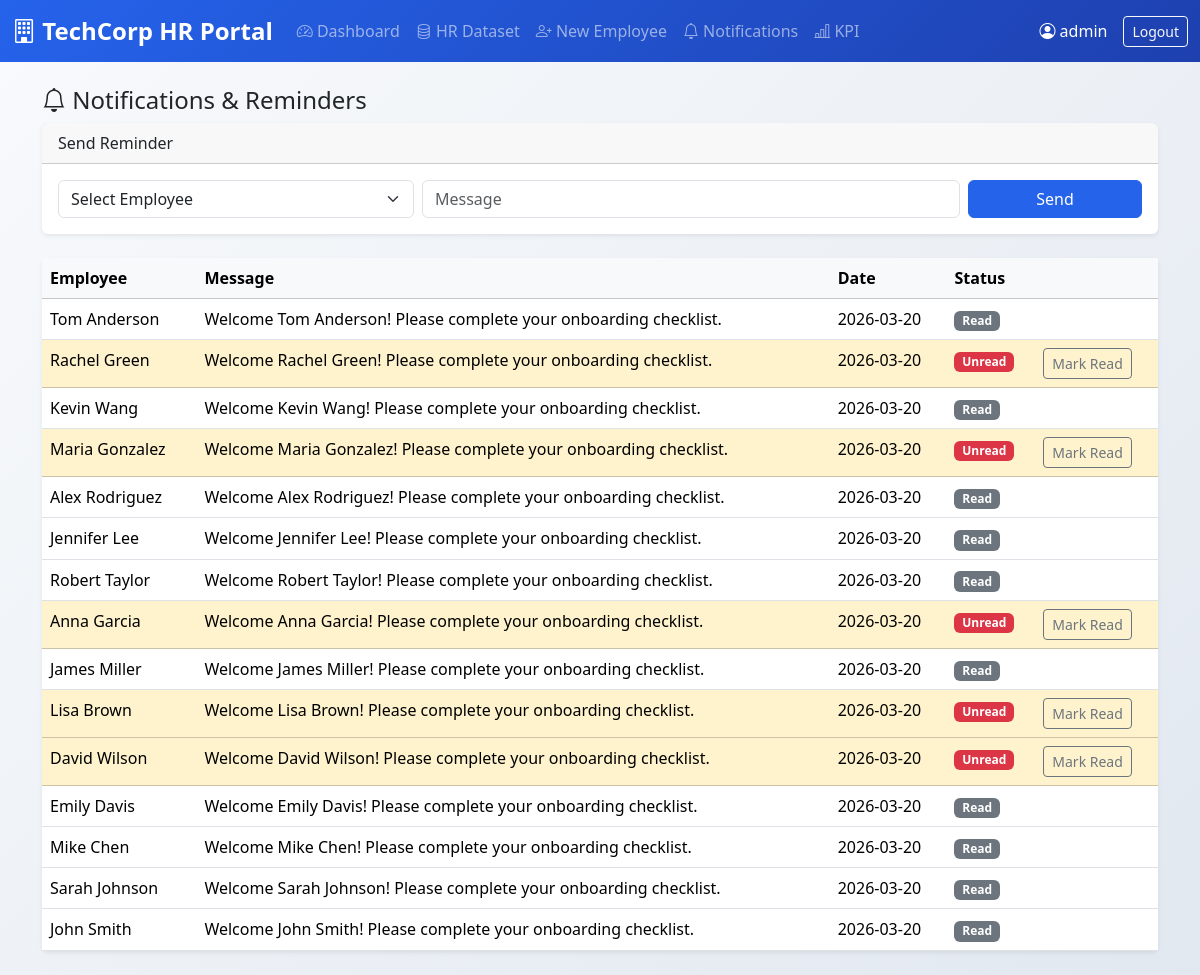
Page /notifications (signed in) on the committed database.
### tables this page shows
CREATE TABLE notifications(id INTEGER PRIMARY KEY, employee_id INTEGER, message TEXT, created_at TEXT, is_read INTEGER DEFAULT 0);

CREATE TABLE employees(id INTEGER PRIMARY KEY, name TEXT, department TEXT, position TEXT, start_date TEXT);

### app.py (the view)
@app.route("/notifications")
@login_required
def notifications():
    conn = get_db()
    rows = conn.execute(
        "SELECT n.id, e.name, n.message, n.created_at, n.is_read, n.employee_id "
        "FROM notifications n JOIN employees e ON n.employee_id=e.id ORDER BY n.id DESC"
    ).fetchall()
    conn.close()
    return render_template("notifications.html", notifications=rows)

### app.py (called while the page is built)
def get_db():
    return sqlite3.connect(DB)

def login_required(f):
    from functools import wraps
    @wraps(f)
    def wrapper(*args, **kwargs):
        if "user" not in session:
            return redirect("/")
        return f(*args, **kwargs)
    return wrapper

### templates/notifications.html (shortened to what this page needs)
{% extends "base.html" %}
{% block content %}
<h4><i class="bi bi-bell"></i> Notifications & Reminders</h4>
<div class="card shadow-sm mb-4">
  <div class="card-header">Send Reminder</div>
  <div class="card-body">
    <form method="post" action="/notify/send" class="row g-2">
      <div class="col-md-4">
        <select class="form-select" name="employee_id" required>
          <option value="" disabled selected>Select Employee</option>
        </select>
      </div>
      <div class="col-md-6">
        <input class="form-control" name="message" placeholder="Message" required>
      </div>
      <div class="col-md-2">
        <button class="btn btn-primary w-100">Send</button>
      </div>
    </form>
  </div>
</div>
<div class="card shadow-sm">
  <table class="table table-hover mb-0">
    <thead class="table-light">
      <tr><th>Employee</th><th>Message</th><th>Date</th><th>Status</th><th></th></tr>
    </thead>
    <tbody>
      {% for n in notifications %}
      <tr class="{% if not n[4] %}table-warning{% endif %}">
        <td>{{ n[1] }}</td>
        <td>{{ n[2] }}</td>
        <td>{{ n[3] }}</td>
        <td><span class="badge {% if n[4] %}bg-secondary{% else %}bg-danger{% endif %}">{% if n[4] %}Read{% else %}Unread{% endif %}</span></td>
        <td>
          {% if not n[4] %}
          <a href="/notify/read/{{ n[0] }}" class="btn btn-sm btn-outline-secondary">Mark Read</a>
          {% endif %}
        </td>
      </tr>
      {% else %}
      <tr><td colspan="5" class="text-center text-muted">No notifications.</td></tr>
      {% endfor %}
    </tbody>
  </table>
</div>
{% endblock %}

### templates/base.html (style rules this page uses)
:root { --primary-color: #2563eb; --secondary-color: #1e40af; --accent-color: #3b82f6; --success-color: #059669; --warning-color: #d97706; --danger-color: #dc2626; }
.btn-primary { background: var(--primary-color); border-color: var(--primary-color); }
.card { box-shadow: 0 4px 6px -1px rgba(0, 0, 0, 0.1); border: none; }
body { background: linear-gradient(135deg, #f8fafc 0%, #e2e8f0 100%); min-height: 100vh; }

### rows in the picture
notifications: name "Tom Anderson", message "Welcome Tom Anderson! Please complete your onboarding checklist.", created_at "2026-03-20", is_read "Read"
notifications: name "Rachel Green", message "Welcome Rachel Green! Please complete your onboarding checklist.", created_at "2026-03-20", is_read "Unread"
notifications: name "Kevin Wang", message "Welcome Kevin Wang! Please complete your onboarding checklist.", created_at "2026-03-20", is_read "Read"
notifications: name "Maria Gonzalez", message "Welcome Maria Gonzalez! Please complete your onboarding checklist.", created_at "2026-03-20", is_read "Unread"
notifications: name "Alex Rodriguez", message "Welcome Alex Rodriguez! Please complete your onboarding checklist.", created_at "2026-03-20", is_read "Read"
notifications: name "Jennifer Lee", message "Welcome Jennifer Lee! Please complete your onboarding checklist.", created_at "2026-03-20", is_read "Read"
notifications: name "Robert Taylor", message "Welcome Robert Taylor! Please complete your onboarding checklist.", created_at "2026-03-20", is_read "Read"
notifications: name "Anna Garcia", message "Welcome Anna Garcia! Please complete your onboarding checklist.", created_at "2026-03-20", is_read "Unread"
notifications: name "James Miller", message "Welcome James Miller! Please complete your onboarding checklist.", created_at "2026-03-20", is_read "Read"
notifications: name "Lisa Brown", message "Welcome Lisa Brown! Please complete your onboarding checklist.", created_at "2026-03-20", is_read "Unread"
notifications: name "David Wilson", message "Welcome David Wilson! Please complete your onboarding checklist.", created_at "2026-03-20", is_read "Unread"
notifications: name "Emily Davis", message "Welcome Emily Davis! Please complete your onboarding checklist.", created_at "2026-03-20", is_read "Read"
notifications: name "Mike Chen", message "Welcome Mike Chen! Please complete your onboarding checklist.", created_at "2026-03-20", is_read "Read"
notifications: name "Sarah Johnson", message "Welcome Sarah Johnson! Please complete your onboarding checklist.", created_at "2026-03-20", is_read "Read"
notifications: name "John Smith", message "Welcome John Smith! Please complete your onboarding checklist.", created_at "2026-03-20", is_read "Read"

### other values in the picture
{{ session.user }} "admin"
